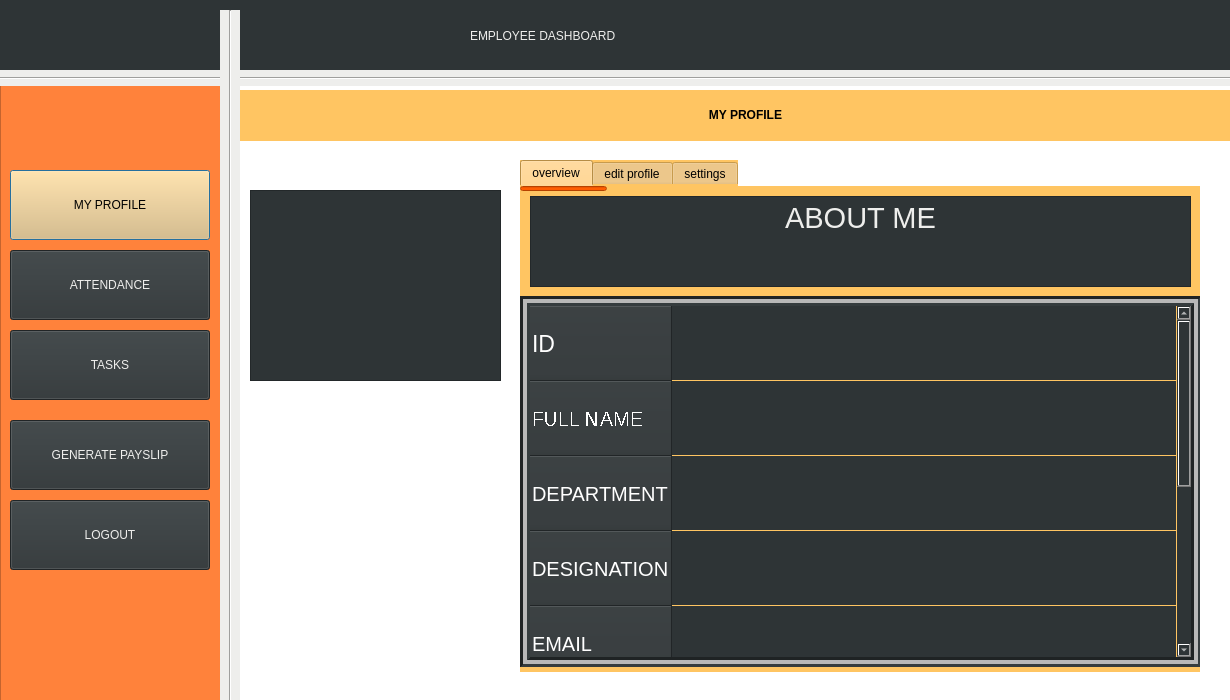
<?xml version="1.0" encoding="UTF-8"?>
<ui version="4.0">
 <class>Dialog</class>
 <widget class="QDialog" name="Dialog">
  <property name="geometry">
   <rect>
    <x>0</x>
    <y>0</y>
    <width>1230</width>
    <height>700</height>
   </rect>
  </property>
  <property name="windowTitle">
   <string>Dialog</string>
  </property>
  <property name="autoFillBackground">
   <bool>false</bool>
  </property>
  <property name="styleSheet">
   <string notr="true">background-color: rgb(46, 52, 54);
border-bottom-color: rgb(238, 238, 236);
border-right-color: rgb(238, 238, 236);
border-top-color: rgb(238, 238, 236);
border-color: rgb(245, 121, 0);</string>
  </property>
  <widget class="QLabel" name="label1">
   <property name="geometry">
    <rect>
     <x>470</x>
     <y>0</y>
     <width>371</width>
     <height>71</height>
    </rect>
   </property>
   <property name="styleSheet">
    <string notr="true">color:rgb(238, 238, 236);
font: 75 30pt &quot;Ubuntu Condensed&quot;;</string>
   </property>
   <property name="text">
    <string>EMPLOYEE DASHBOARD</string>
   </property>
  </widget>
  <widget class="QLabel" name="LOGO">
   <property name="geometry">
    <rect>
     <x>10</x>
     <y>10</y>
     <width>201</width>
     <height>51</height>
    </rect>
   </property>
   <property name="text">
    <string/>
   </property>
   <property name="pixmap">
    <pixmap>logo.png</pixmap>
   </property>
   <property name="scaledContents">
    <bool>true</bool>
   </property>
  </widget>
  <widget class="Line" name="line">
   <property name="geometry">
    <rect>
     <x>-10</x>
     <y>70</y>
     <width>1251</width>
     <height>16</height>
    </rect>
   </property>
   <property name="styleSheet">
    <string notr="true">
background-color: rgb(238, 238, 236);</string>
   </property>
   <property name="orientation">
    <enum>Qt::Horizontal</enum>
   </property>
  </widget>
  <widget class="Line" name="line_2">
   <property name="geometry">
    <rect>
     <x>220</x>
     <y>10</y>
     <width>20</width>
     <height>761</height>
    </rect>
   </property>
   <property name="styleSheet">
    <string notr="true">
background-color: rgb(238, 238, 236);</string>
   </property>
   <property name="orientation">
    <enum>Qt::Vertical</enum>
   </property>
  </widget>
  <widget class="QColumnView" name="columnView">
   <property name="geometry">
    <rect>
     <x>0</x>
     <y>80</y>
     <width>226</width>
     <height>621</height>
    </rect>
   </property>
   <property name="styleSheet">
    <string notr="true">background-color: rgb(255, 130, 59);
</string>
   </property>
  </widget>
  <widget class="QPushButton" name="myprofile">
   <property name="geometry">
    <rect>
     <x>10</x>
     <y>170</y>
     <width>200</width>
     <height>70</height>
    </rect>
   </property>
   <property name="cursor">
    <cursorShape>OpenHandCursor</cursorShape>
   </property>
   <property name="mouseTracking">
    <bool>true</bool>
   </property>
   <property name="acceptDrops">
    <bool>false</bool>
   </property>
   <property name="styleSheet">
    <string notr="true">color:rgb(0,0,0);
background-color: rgb(233, 185, 110);
font: 75 17pt &quot;Ubuntu Condensed&quot;;</string>
   </property>
   <property name="text">
    <string>MY PROFILE</string>
   </property>
  </widget>
  <widget class="QPushButton" name="attendance">
   <property name="geometry">
    <rect>
     <x>10</x>
     <y>250</y>
     <width>200</width>
     <height>70</height>
    </rect>
   </property>
   <property name="cursor">
    <cursorShape>OpenHandCursor</cursorShape>
   </property>
   <property name="styleSheet">
    <string notr="true">color:rgb(238, 238, 236);
font: 75 17pt &quot;Ubuntu Condensed&quot;;</string>
   </property>
   <property name="text">
    <string>ATTENDANCE</string>
   </property>
  </widget>
  <widget class="QPushButton" name="tasks">
   <property name="geometry">
    <rect>
     <x>10</x>
     <y>330</y>
     <width>200</width>
     <height>70</height>
    </rect>
   </property>
   <property name="cursor">
    <cursorShape>OpenHandCursor</cursorShape>
   </property>
   <property name="styleSheet">
    <string notr="true">color:rgb(238, 238, 236);
font: 75 17pt &quot;Ubuntu Condensed&quot;;</string>
   </property>
   <property name="text">
    <string>TASKS</string>
   </property>
  </widget>
  <widget class="QPushButton" name="logout">
   <property name="geometry">
    <rect>
     <x>10</x>
     <y>500</y>
     <width>200</width>
     <height>70</height>
    </rect>
   </property>
   <property name="cursor">
    <cursorShape>OpenHandCursor</cursorShape>
   </property>
   <property name="styleSheet">
    <string notr="true">color:rgb(238, 238, 236);
font: 75 17pt &quot;Ubuntu Condensed&quot;;</string>
   </property>
   <property name="text">
    <string>LOGOUT</string>
   </property>
  </widget>
  <widget class="QColumnView" name="columnView_2">
   <property name="geometry">
    <rect>
     <x>210</x>
     <y>80</y>
     <width>1021</width>
     <height>671</height>
    </rect>
   </property>
   <property name="styleSheet">
    <string notr="true">background-color: rgb(255, 255, 255);
</string>
   </property>
  </widget>
  <widget class="QFrame" name="frame">
   <property name="geometry">
    <rect>
     <x>250</x>
     <y>190</y>
     <width>251</width>
     <height>191</height>
    </rect>
   </property>
   <property name="frameShape">
    <enum>QFrame::StyledPanel</enum>
   </property>
   <property name="frameShadow">
    <enum>QFrame::Raised</enum>
   </property>
   <widget class="QLabel" name="placeholder">
    <property name="geometry">
     <rect>
      <x>40</x>
      <y>20</y>
      <width>161</width>
      <height>141</height>
     </rect>
    </property>
    <property name="text">
     <string/>
    </property>
    <property name="pixmap">
     <pixmap>../../Pictures/placeholder.png</pixmap>
    </property>
    <property name="scaledContents">
     <bool>true</bool>
    </property>
   </widget>
  </widget>
  <widget class="QTabWidget" name="EMPLOYEETAB">
   <property name="geometry">
    <rect>
     <x>520</x>
     <y>160</y>
     <width>680</width>
     <height>512</height>
    </rect>
   </property>
   <property name="cursor">
    <cursorShape>PointingHandCursor</cursorShape>
   </property>
   <property name="styleSheet">
    <string notr="true">background-color: rgb(255, 197, 98);</string>
   </property>
   <property name="tabPosition">
    <enum>QTabWidget::North</enum>
   </property>
   <property name="tabShape">
    <enum>QTabWidget::Rounded</enum>
   </property>
   <property name="currentIndex">
    <number>0</number>
   </property>
   <property name="elideMode">
    <enum>Qt::ElideMiddle</enum>
   </property>
   <property name="tabsClosable">
    <bool>false</bool>
   </property>
   <property name="movable">
    <bool>false</bool>
   </property>
   <property name="tabBarAutoHide">
    <bool>true</bool>
   </property>
   <widget class="QWidget" name="overview">
    <attribute name="title">
     <string>overview</string>
    </attribute>
    <widget class="QLineEdit" name="lineEdit_2">
     <property name="geometry">
      <rect>
       <x>0</x>
       <y>0</y>
       <width>87</width>
       <height>5</height>
      </rect>
     </property>
     <property name="styleSheet">
      <string notr="true">background-color:rgb(255, 93, 0);</string>
     </property>
    </widget>
    <widget class="QTableWidget" name="tableWidget">
     <property name="enabled">
      <bool>true</bool>
     </property>
     <property name="geometry">
      <rect>
       <x>0</x>
       <y>110</y>
       <width>681</width>
       <height>371</height>
      </rect>
     </property>
     <property name="sizePolicy">
      <sizepolicy hsizetype="Fixed" vsizetype="Fixed">
       <horstretch>0</horstretch>
       <verstretch>0</verstretch>
      </sizepolicy>
     </property>
     <property name="styleSheet">
      <string notr="true">background-color: rgb(46, 52, 54);
color: rgb(255, 255, 255);
gridline-color: rgb(255, 197, 98);
selection-color: rgb(255, 197, 98);</string>
     </property>
     <property name="frameShape">
      <enum>QFrame::Box</enum>
     </property>
     <property name="lineWidth">
      <number>3</number>
     </property>
     <property name="midLineWidth">
      <number>4</number>
     </property>
     <property name="verticalScrollBarPolicy">
      <enum>Qt::ScrollBarAlwaysOn</enum>
     </property>
     <property name="horizontalScrollBarPolicy">
      <enum>Qt::ScrollBarAsNeeded</enum>
     </property>
     <property name="sizeAdjustPolicy">
      <enum>QAbstractScrollArea::AdjustToContents</enum>
     </property>
     <property name="autoScroll">
      <bool>false</bool>
     </property>
     <property name="autoScrollMargin">
      <number>9</number>
     </property>
     <property name="tabKeyNavigation">
      <bool>false</bool>
     </property>
     <property name="showDropIndicator" stdset="0">
      <bool>false</bool>
     </property>
     <property name="dragDropOverwriteMode">
      <bool>false</bool>
     </property>
     <property name="selectionMode">
      <enum>QAbstractItemView::NoSelection</enum>
     </property>
     <property name="selectionBehavior">
      <enum>QAbstractItemView::SelectRows</enum>
     </property>
     <property name="verticalScrollMode">
      <enum>QAbstractItemView::ScrollPerPixel</enum>
     </property>
     <property name="horizontalScrollMode">
      <enum>QAbstractItemView::ScrollPerPixel</enum>
     </property>
     <property name="showGrid">
      <bool>true</bool>
     </property>
     <property name="sortingEnabled">
      <bool>false</bool>
     </property>
     <property name="wordWrap">
      <bool>true</bool>
     </property>
     <property name="cornerButtonEnabled">
      <bool>false</bool>
     </property>
     <property name="rowCount">
      <number>9</number>
     </property>
     <property name="columnCount">
      <number>1</number>
     </property>
     <attribute name="horizontalHeaderVisible">
      <bool>false</bool>
     </attribute>
     <attribute name="horizontalHeaderCascadingSectionResizes">
      <bool>true</bool>
     </attribute>
     <attribute name="horizontalHeaderMinimumSectionSize">
      <number>100</number>
     </attribute>
     <attribute name="horizontalHeaderHighlightSections">
      <bool>true</bool>
     </attribute>
     <attribute name="horizontalHeaderShowSortIndicator" stdset="0">
      <bool>true</bool>
     </attribute>
     <attribute name="horizontalHeaderStretchLastSection">
      <bool>true</bool>
     </attribute>
     <attribute name="verticalHeaderVisible">
      <bool>true</bool>
     </attribute>
     <attribute name="verticalHeaderCascadingSectionResizes">
      <bool>true</bool>
     </attribute>
     <attribute name="verticalHeaderMinimumSectionSize">
      <number>15</number>
     </attribute>
     <attribute name="verticalHeaderDefaultSectionSize">
      <number>75</number>
     </attribute>
     <attribute name="verticalHeaderHighlightSections">
      <bool>true</bool>
     </attribute>
     <attribute name="verticalHeaderShowSortIndicator" stdset="0">
      <bool>true</bool>
     </attribute>
     <attribute name="verticalHeaderStretchLastSection">
      <bool>true</bool>
     </attribute>
     <row>
      <property name="text">
       <string>ID</string>
      </property>
      <property name="toolTip">
       <string notr="true"/>
      </property>
      <property name="whatsThis">
       <string notr="true"/>
      </property>
      <property name="font">
       <font>
        <pointsize>17</pointsize>
       </font>
      </property>
     </row>
     <row>
      <property name="text">
       <string notr="true">FULL NAME</string>
      </property>
      <property name="toolTip">
       <string notr="true"/>
      </property>
      <property name="whatsThis">
       <string notr="true"/>
      </property>
      <property name="font">
       <font>
        <pointsize>15</pointsize>
        <weight>50</weight>
        <bold>false</bold>
        <stylestrategy>NoAntialias</stylestrategy>
        <kerning>true</kerning>
       </font>
      </property>
     </row>
     <row>
      <property name="text">
       <string>DEPARTMENT</string>
      </property>
      <property name="font">
       <font>
        <pointsize>15</pointsize>
       </font>
      </property>
     </row>
     <row>
      <property name="text">
       <string>DESIGNATION</string>
      </property>
      <property name="font">
       <font>
        <pointsize>15</pointsize>
        <weight>50</weight>
        <bold>false</bold>
       </font>
      </property>
     </row>
     <row>
      <property name="text">
       <string>EMAIL</string>
      </property>
      <property name="font">
       <font>
        <pointsize>15</pointsize>
        <weight>50</weight>
        <bold>false</bold>
       </font>
      </property>
     </row>
     <row>
      <property name="text">
       <string>ADDRESS</string>
      </property>
      <property name="font">
       <font>
        <pointsize>15</pointsize>
        <weight>50</weight>
        <bold>false</bold>
       </font>
      </property>
     </row>
     <row>
      <property name="text">
       <string>PHONE</string>
      </property>
      <property name="font">
       <font>
        <pointsize>15</pointsize>
        <weight>50</weight>
        <bold>false</bold>
       </font>
      </property>
     </row>
     <row>
      <property name="text">
       <string>TASK</string>
      </property>
      <property name="font">
       <font>
        <pointsize>15</pointsize>
       </font>
      </property>
     </row>
     <row>
      <property name="text">
       <string>WAGE</string>
      </property>
      <property name="font">
       <font>
        <pointsize>15</pointsize>
       </font>
      </property>
     </row>
     <column>
      <property name="text">
       <string/>
      </property>
     </column>
     <item row="0" column="0">
      <property name="text">
       <string notr="true"/>
      </property>
      <property name="font">
       <font>
        <pointsize>17</pointsize>
       </font>
      </property>
      <property name="flags">
       <set>ItemIsSelectable</set>
      </property>
     </item>
     <item row="1" column="0">
      <property name="text">
       <string notr="true"/>
      </property>
      <property name="font">
       <font>
        <pointsize>17</pointsize>
       </font>
      </property>
      <property name="flags">
       <set>ItemIsSelectable</set>
      </property>
     </item>
     <item row="3" column="0">
      <property name="text">
       <string/>
      </property>
      <property name="font">
       <font>
        <pointsize>17</pointsize>
       </font>
      </property>
      <property name="flags">
       <set>ItemIsSelectable</set>
      </property>
     </item>
     <item row="4" column="0">
      <property name="text">
       <string/>
      </property>
      <property name="font">
       <font>
        <pointsize>17</pointsize>
       </font>
      </property>
      <property name="flags">
       <set>ItemIsSelectable</set>
      </property>
     </item>
     <item row="5" column="0">
      <property name="text">
       <string/>
      </property>
      <property name="font">
       <font>
        <pointsize>17</pointsize>
       </font>
      </property>
      <property name="flags">
       <set>ItemIsSelectable</set>
      </property>
     </item>
     <item row="6" column="0">
      <property name="text">
       <string/>
      </property>
      <property name="font">
       <font>
        <pointsize>17</pointsize>
       </font>
      </property>
      <property name="flags">
       <set>ItemIsSelectable</set>
      </property>
     </item>
    </widget>
    <widget class="QTextBrowser" name="ABOUTME">
     <property name="geometry">
      <rect>
       <x>10</x>
       <y>10</y>
       <width>661</width>
       <height>91</height>
      </rect>
     </property>
     <property name="styleSheet">
      <string notr="true">background-color: rgb(46, 52, 54);</string>
     </property>
     <property name="html">
      <string>&lt;!DOCTYPE HTML PUBLIC &quot;-//W3C//DTD HTML 4.0//EN&quot; &quot;http://www.w3.org/TR/REC-html40/strict.dtd&quot;&gt;
&lt;html&gt;&lt;head&gt;&lt;meta name=&quot;qrichtext&quot; content=&quot;1&quot; /&gt;&lt;style type=&quot;text/css&quot;&gt;
p, li { white-space: pre-wrap; }
&lt;/style&gt;&lt;/head&gt;&lt;body style=&quot; font-family:'Ubuntu'; font-size:11pt; font-weight:400; font-style:normal;&quot;&gt;
&lt;p align=&quot;center&quot; style=&quot; margin-top:0px; margin-bottom:0px; margin-left:0px; margin-right:0px; -qt-block-indent:0; text-indent:0px;&quot;&gt;&lt;span style=&quot; font-size:22pt; color:#eeeeec;&quot;&gt;ABOUT ME&lt;/span&gt;&lt;/p&gt;&lt;/body&gt;&lt;/html&gt;</string>
     </property>
    </widget>
   </widget>
   <widget class="QWidget" name="edit_profile">
    <attribute name="title">
     <string>edit profile</string>
    </attribute>
    <widget class="QColumnView" name="columnView_3">
     <property name="geometry">
      <rect>
       <x>0</x>
       <y>0</y>
       <width>681</width>
       <height>481</height>
      </rect>
     </property>
     <property name="styleSheet">
      <string notr="true">background-color: rgb(46, 52, 54);</string>
     </property>
    </widget>
    <widget class="QLineEdit" name="lineEdit_3">
     <property name="geometry">
      <rect>
       <x>87</x>
       <y>0</y>
       <width>100</width>
       <height>5</height>
      </rect>
     </property>
     <property name="styleSheet">
      <string notr="true">background-color: rgb(255, 93, 0);</string>
     </property>
    </widget>
    <widget class="QPushButton" name="upload">
     <property name="geometry">
      <rect>
       <x>110</x>
       <y>50</y>
       <width>71</width>
       <height>25</height>
      </rect>
     </property>
     <property name="styleSheet">
      <string notr="true">background-color: rgb(233, 185, 110);</string>
     </property>
     <property name="text">
      <string>upload</string>
     </property>
    </widget>
    <widget class="QLabel" name="placeholder2">
     <property name="geometry">
      <rect>
       <x>10</x>
       <y>10</y>
       <width>91</width>
       <height>91</height>
      </rect>
     </property>
     <property name="text">
      <string/>
     </property>
     <property name="pixmap">
      <pixmap>../../Pictures/placeholder.png</pixmap>
     </property>
     <property name="scaledContents">
      <bool>true</bool>
     </property>
    </widget>
    <widget class="QColumnView" name="columnView_4">
     <property name="geometry">
      <rect>
       <x>0</x>
       <y>110</y>
       <width>681</width>
       <height>371</height>
      </rect>
     </property>
     <property name="styleSheet">
      <string notr="true">background-color: rgb(255, 130, 59);
</string>
     </property>
    </widget>
    <widget class="QTableWidget" name="editprofile">
     <property name="enabled">
      <bool>true</bool>
     </property>
     <property name="geometry">
      <rect>
       <x>0</x>
       <y>110</y>
       <width>681</width>
       <height>371</height>
      </rect>
     </property>
     <property name="sizePolicy">
      <sizepolicy hsizetype="Fixed" vsizetype="Fixed">
       <horstretch>0</horstretch>
       <verstretch>0</verstretch>
      </sizepolicy>
     </property>
     <property name="styleSheet">
      <string notr="true">background-color: rgb(255, 197, 98);
color: rgb(46, 52, 54);
gridline-color: rgb(0, 0, 0);
;
selection-color: rgb(255, 130, 59);</string>
     </property>
     <property name="frameShape">
      <enum>QFrame::Box</enum>
     </property>
     <property name="lineWidth">
      <number>3</number>
     </property>
     <property name="midLineWidth">
      <number>4</number>
     </property>
     <property name="verticalScrollBarPolicy">
      <enum>Qt::ScrollBarAlwaysOn</enum>
     </property>
     <property name="horizontalScrollBarPolicy">
      <enum>Qt::ScrollBarAsNeeded</enum>
     </property>
     <property name="sizeAdjustPolicy">
      <enum>QAbstractScrollArea::AdjustToContents</enum>
     </property>
     <property name="autoScroll">
      <bool>false</bool>
     </property>
     <property name="autoScrollMargin">
      <number>9</number>
     </property>
     <property name="tabKeyNavigation">
      <bool>true</bool>
     </property>
     <property name="showDropIndicator" stdset="0">
      <bool>false</bool>
     </property>
     <property name="dragDropOverwriteMode">
      <bool>false</bool>
     </property>
     <property name="alternatingRowColors">
      <bool>false</bool>
     </property>
     <property name="selectionMode">
      <enum>QAbstractItemView::NoSelection</enum>
     </property>
     <property name="selectionBehavior">
      <enum>QAbstractItemView::SelectColumns</enum>
     </property>
     <property name="verticalScrollMode">
      <enum>QAbstractItemView::ScrollPerPixel</enum>
     </property>
     <property name="horizontalScrollMode">
      <enum>QAbstractItemView::ScrollPerPixel</enum>
     </property>
     <property name="showGrid">
      <bool>true</bool>
     </property>
     <property name="sortingEnabled">
      <bool>false</bool>
     </property>
     <property name="wordWrap">
      <bool>true</bool>
     </property>
     <property name="cornerButtonEnabled">
      <bool>false</bool>
     </property>
     <property name="rowCount">
      <number>9</number>
     </property>
     <property name="columnCount">
      <number>1</number>
     </property>
     <attribute name="horizontalHeaderVisible">
      <bool>false</bool>
     </attribute>
     <attribute name="horizontalHeaderCascadingSectionResizes">
      <bool>false</bool>
     </attribute>
     <attribute name="horizontalHeaderMinimumSectionSize">
      <number>100</number>
     </attribute>
     <attribute name="horizontalHeaderHighlightSections">
      <bool>false</bool>
     </attribute>
     <attribute name="horizontalHeaderShowSortIndicator" stdset="0">
      <bool>false</bool>
     </attribute>
     <attribute name="horizontalHeaderStretchLastSection">
      <bool>true</bool>
     </attribute>
     <attribute name="verticalHeaderVisible">
      <bool>false</bool>
     </attribute>
     <attribute name="verticalHeaderCascadingSectionResizes">
      <bool>false</bool>
     </attribute>
     <attribute name="verticalHeaderMinimumSectionSize">
      <number>15</number>
     </attribute>
     <attribute name="verticalHeaderDefaultSectionSize">
      <number>75</number>
     </attribute>
     <attribute name="verticalHeaderHighlightSections">
      <bool>false</bool>
     </attribute>
     <attribute name="verticalHeaderShowSortIndicator" stdset="0">
      <bool>false</bool>
     </attribute>
     <attribute name="verticalHeaderStretchLastSection">
      <bool>false</bool>
     </attribute>
     <row>
      <property name="text">
       <string>ID</string>
      </property>
      <property name="toolTip">
       <string notr="true"/>
      </property>
      <property name="whatsThis">
       <string notr="true"/>
      </property>
      <property name="font">
       <font>
        <pointsize>17</pointsize>
        <weight>75</weight>
        <bold>true</bold>
       </font>
      </property>
     </row>
     <row>
      <property name="text">
       <string notr="true">FULL NAME</string>
      </property>
      <property name="toolTip">
       <string notr="true"/>
      </property>
      <property name="whatsThis">
       <string notr="true"/>
      </property>
      <property name="font">
       <font>
        <pointsize>15</pointsize>
        <weight>75</weight>
        <bold>true</bold>
        <stylestrategy>NoAntialias</stylestrategy>
        <kerning>true</kerning>
       </font>
      </property>
     </row>
     <row>
      <property name="text">
       <string>DEPARTMENT</string>
      </property>
      <property name="font">
       <font>
        <pointsize>15</pointsize>
        <weight>75</weight>
        <bold>true</bold>
       </font>
      </property>
     </row>
     <row>
      <property name="text">
       <string>DESIGNATION</string>
      </property>
      <property name="font">
       <font>
        <pointsize>15</pointsize>
        <weight>75</weight>
        <bold>true</bold>
       </font>
      </property>
     </row>
     <row>
      <property name="text">
       <string>EMAIL</string>
      </property>
      <property name="font">
       <font>
        <pointsize>15</pointsize>
        <weight>75</weight>
        <bold>true</bold>
       </font>
      </property>
     </row>
     <row>
      <property name="text">
       <string>ADDRESS</string>
      </property>
      <property name="font">
       <font>
        <pointsize>15</pointsize>
        <weight>75</weight>
        <bold>true</bold>
       </font>
      </property>
     </row>
     <row>
      <property name="text">
       <string>PHONE</string>
      </property>
      <property name="font">
       <font>
        <pointsize>15</pointsize>
        <weight>75</weight>
        <bold>true</bold>
       </font>
      </property>
     </row>
     <row>
      <property name="text">
       <string>WAGE</string>
      </property>
      <property name="font">
       <font>
        <pointsize>15</pointsize>
        <weight>75</weight>
        <bold>true</bold>
       </font>
      </property>
     </row>
     <row>
      <property name="text">
       <string>TASK</string>
      </property>
      <property name="font">
       <font>
        <pointsize>15</pointsize>
        <weight>75</weight>
        <bold>true</bold>
       </font>
      </property>
     </row>
     <column>
      <property name="text">
       <string/>
      </property>
     </column>
     <item row="0" column="0">
      <property name="text">
       <string/>
      </property>
      <property name="font">
       <font>
        <pointsize>17</pointsize>
       </font>
      </property>
      <property name="flags">
       <set>ItemIsSelectable</set>
      </property>
     </item>
     <item row="1" column="0">
      <property name="text">
       <string notr="true"/>
      </property>
      <property name="font">
       <font>
        <pointsize>17</pointsize>
       </font>
      </property>
      <property name="flags">
       <set>ItemIsSelectable|ItemIsEditable</set>
      </property>
     </item>
     <item row="3" column="0">
      <property name="text">
       <string/>
      </property>
      <property name="font">
       <font>
        <pointsize>17</pointsize>
       </font>
      </property>
      <property name="flags">
       <set>ItemIsSelectable|ItemIsEditable|ItemIsDropEnabled</set>
      </property>
     </item>
     <item row="4" column="0">
      <property name="text">
       <string/>
      </property>
      <property name="font">
       <font>
        <pointsize>17</pointsize>
       </font>
      </property>
      <property name="flags">
       <set>ItemIsSelectable|ItemIsEditable</set>
      </property>
     </item>
     <item row="5" column="0">
      <property name="text">
       <string/>
      </property>
      <property name="font">
       <font>
        <pointsize>17</pointsize>
       </font>
      </property>
      <property name="flags">
       <set>ItemIsSelectable|ItemIsEditable</set>
      </property>
     </item>
     <item row="6" column="0">
      <property name="text">
       <string/>
      </property>
      <property name="font">
       <font>
        <pointsize>17</pointsize>
       </font>
      </property>
      <property name="flags">
       <set>ItemIsSelectable|ItemIsEditable</set>
      </property>
     </item>
    </widget>
    <widget class="QPushButton" name="saveinfo">
     <property name="geometry">
      <rect>
       <x>520</x>
       <y>30</y>
       <width>131</width>
       <height>31</height>
      </rect>
     </property>
     <property name="text">
      <string>save</string>
     </property>
    </widget>
    <widget class="QLineEdit" name="filename">
     <property name="geometry">
      <rect>
       <x>110</x>
       <y>80</y>
       <width>113</width>
       <height>16</height>
      </rect>
     </property>
    </widget>
   </widget>
   <widget class="QWidget" name="settings">
    <attribute name="title">
     <string>settings</string>
    </attribute>
    <widget class="QLineEdit" name="currentpassword">
     <property name="geometry">
      <rect>
       <x>60</x>
       <y>110</y>
       <width>381</width>
       <height>51</height>
      </rect>
     </property>
    </widget>
    <widget class="QColumnView" name="columnView_5">
     <property name="geometry">
      <rect>
       <x>20</x>
       <y>80</y>
       <width>641</width>
       <height>371</height>
      </rect>
     </property>
     <property name="styleSheet">
      <string notr="true">background-color: rgb(46, 52, 54);
</string>
     </property>
    </widget>
    <widget class="QColumnView" name="columnView_6">
     <property name="geometry">
      <rect>
       <x>20</x>
       <y>10</y>
       <width>641</width>
       <height>71</height>
      </rect>
     </property>
     <property name="styleSheet">
      <string notr="true">background-color: rgb(255, 130, 59);
</string>
     </property>
    </widget>
    <widget class="QLineEdit" name="lineEdit_5">
     <property name="geometry">
      <rect>
       <x>190</x>
       <y>0</y>
       <width>75</width>
       <height>5</height>
      </rect>
     </property>
     <property name="styleSheet">
      <string notr="true">background-color: rgb(255, 93, 0);</string>
     </property>
    </widget>
    <widget class="QLabel" name="label_3">
     <property name="geometry">
      <rect>
       <x>30</x>
       <y>20</y>
       <width>621</width>
       <height>51</height>
      </rect>
     </property>
     <property name="styleSheet">
      <string notr="true">background-color: rgb(46, 52, 54);
color: rgb(255, 255, 255);</string>
     </property>
     <property name="text">
      <string>&lt;html&gt;&lt;head/&gt;&lt;body&gt;&lt;p align=&quot;center&quot;&gt;&lt;span style=&quot; font-size:18pt; font-weight:600;&quot;&gt;CHANGE PASSWORD&lt;/span&gt;&lt;/p&gt;&lt;/body&gt;&lt;/html&gt;</string>
     </property>
    </widget>
    <widget class="QLabel" name="label_4">
     <property name="geometry">
      <rect>
       <x>20</x>
       <y>110</y>
       <width>241</width>
       <height>31</height>
      </rect>
     </property>
     <property name="styleSheet">
      <string notr="true">
color: rgb(255, 130, 59);
background-color: rgb(46, 52, 54);</string>
     </property>
     <property name="text">
      <string>&lt;html&gt;&lt;head/&gt;&lt;body&gt;&lt;p align=&quot;center&quot;&gt;&lt;span style=&quot; font-size:12pt;&quot;&gt;CURRENT PASSWORD&lt;/span&gt;&lt;/p&gt;&lt;/body&gt;&lt;/html&gt;</string>
     </property>
    </widget>
    <widget class="QLabel" name="label_5">
     <property name="geometry">
      <rect>
       <x>20</x>
       <y>170</y>
       <width>201</width>
       <height>31</height>
      </rect>
     </property>
     <property name="styleSheet">
      <string notr="true">
color: rgb(255, 130, 59);
background-color: rgb(46, 52, 54);
</string>
     </property>
     <property name="text">
      <string>&lt;html&gt;&lt;head/&gt;&lt;body&gt;&lt;p align=&quot;center&quot;&gt;&lt;span style=&quot; font-size:12pt;&quot;&gt;NEW PASSWORD&lt;/span&gt;&lt;/p&gt;&lt;/body&gt;&lt;/html&gt;</string>
     </property>
    </widget>
    <widget class="QLabel" name="label_6">
     <property name="geometry">
      <rect>
       <x>40</x>
       <y>230</y>
       <width>241</width>
       <height>31</height>
      </rect>
     </property>
     <property name="styleSheet">
      <string notr="true">color: rgb(255, 130, 59);
background-color: rgb(46, 52, 54);</string>
     </property>
     <property name="text">
      <string>&lt;html&gt;&lt;head/&gt;&lt;body&gt;&lt;p align=&quot;center&quot;&gt;&lt;span style=&quot; font-size:12pt;&quot;&gt;RE-ENTER NEW PASSWORD&lt;/span&gt;&lt;/p&gt;&lt;/body&gt;&lt;/html&gt;</string>
     </property>
    </widget>
    <widget class="QLineEdit" name="currentpass">
     <property name="geometry">
      <rect>
       <x>290</x>
       <y>110</y>
       <width>301</width>
       <height>31</height>
      </rect>
     </property>
     <property name="contextMenuPolicy">
      <enum>Qt::CustomContextMenu</enum>
     </property>
     <property name="text">
      <string/>
     </property>
    </widget>
    <widget class="QLineEdit" name="newpass1">
     <property name="geometry">
      <rect>
       <x>290</x>
       <y>170</y>
       <width>301</width>
       <height>31</height>
      </rect>
     </property>
    </widget>
    <widget class="QLineEdit" name="newpass2">
     <property name="geometry">
      <rect>
       <x>290</x>
       <y>230</y>
       <width>301</width>
       <height>31</height>
      </rect>
     </property>
    </widget>
    <widget class="QPushButton" name="savepassword">
     <property name="geometry">
      <rect>
       <x>470</x>
       <y>280</y>
       <width>141</width>
       <height>41</height>
      </rect>
     </property>
     <property name="text">
      <string>save</string>
     </property>
    </widget>
    <widget class="QLabel" name="emptyerror">
     <property name="enabled">
      <bool>false</bool>
     </property>
     <property name="geometry">
      <rect>
       <x>300</x>
       <y>280</y>
       <width>161</width>
       <height>31</height>
      </rect>
     </property>
     <property name="styleSheet">
      <string notr="true">background-color: rgb(46, 52, 54);
font: 11pt &quot;Ubuntu&quot;;
color:rgb(204, 0, 0)</string>
     </property>
     <property name="text">
      <string/>
     </property>
    </widget>
    <widget class="QLabel" name="incorrectpass">
     <property name="geometry">
      <rect>
       <x>290</x>
       <y>146</y>
       <width>301</width>
       <height>21</height>
      </rect>
     </property>
     <property name="styleSheet">
      <string notr="true">background-color: rgb(46, 52, 54);
font: 8pt &quot;Ubuntu&quot;;
color:rgb(204, 0, 0)
</string>
     </property>
     <property name="text">
      <string/>
     </property>
    </widget>
    <widget class="QLabel" name="unmatchedpassword">
     <property name="enabled">
      <bool>true</bool>
     </property>
     <property name="geometry">
      <rect>
       <x>290</x>
       <y>206</y>
       <width>291</width>
       <height>21</height>
      </rect>
     </property>
     <property name="styleSheet">
      <string notr="true">background-color: rgb(46, 52, 54);
font: 11pt &quot;Ubuntu&quot;;
color:rgb(239, 41, 41)</string>
     </property>
     <property name="text">
      <string/>
     </property>
    </widget>
    <widget class="QLabel" name="correctpass">
     <property name="geometry">
      <rect>
       <x>550</x>
       <y>115</y>
       <width>31</width>
       <height>20</height>
      </rect>
     </property>
     <property name="styleSheet">
      <string notr="true">color: rgb(115, 210, 22);
font: 75 20pt &quot;Ubuntu Condensed&quot;;</string>
     </property>
     <property name="text">
      <string/>
     </property>
    </widget>
   </widget>
  </widget>
  <widget class="QLabel" name="label1_2">
   <property name="geometry">
    <rect>
     <x>240</x>
     <y>90</y>
     <width>1011</width>
     <height>51</height>
    </rect>
   </property>
   <property name="styleSheet">
    <string notr="true">background-color: rgb(255, 197, 98);
font: 75 30pt &quot;Ubuntu Condensed&quot;;</string>
   </property>
   <property name="text">
    <string>&lt;html&gt;&lt;head/&gt;&lt;body&gt;&lt;p align=&quot;center&quot;&gt;&lt;span style=&quot; font-weight:600;&quot;&gt;MY PROFILE&lt;/span&gt;&lt;/p&gt;&lt;/body&gt;&lt;/html&gt;</string>
   </property>
  </widget>
  <widget class="QPushButton" name="tasks_2">
   <property name="geometry">
    <rect>
     <x>10</x>
     <y>420</y>
     <width>200</width>
     <height>70</height>
    </rect>
   </property>
   <property name="cursor">
    <cursorShape>OpenHandCursor</cursorShape>
   </property>
   <property name="styleSheet">
    <string notr="true">color:rgb(238, 238, 236);
font: 75 17pt &quot;Ubuntu Condensed&quot;;</string>
   </property>
   <property name="text">
    <string>GENERATE PAYSLIP</string>
   </property>
  </widget>
  <zorder>columnView_2</zorder>
  <zorder>frame</zorder>
  <zorder>columnView</zorder>
  <zorder>label1</zorder>
  <zorder>LOGO</zorder>
  <zorder>line</zorder>
  <zorder>line_2</zorder>
  <zorder>tasks</zorder>
  <zorder>logout</zorder>
  <zorder>myprofile</zorder>
  <zorder>attendance</zorder>
  <zorder>EMPLOYEETAB</zorder>
  <zorder>label1_2</zorder>
  <zorder>tasks_2</zorder>
 </widget>
 <resources/>
 <connections/>
</ui>
